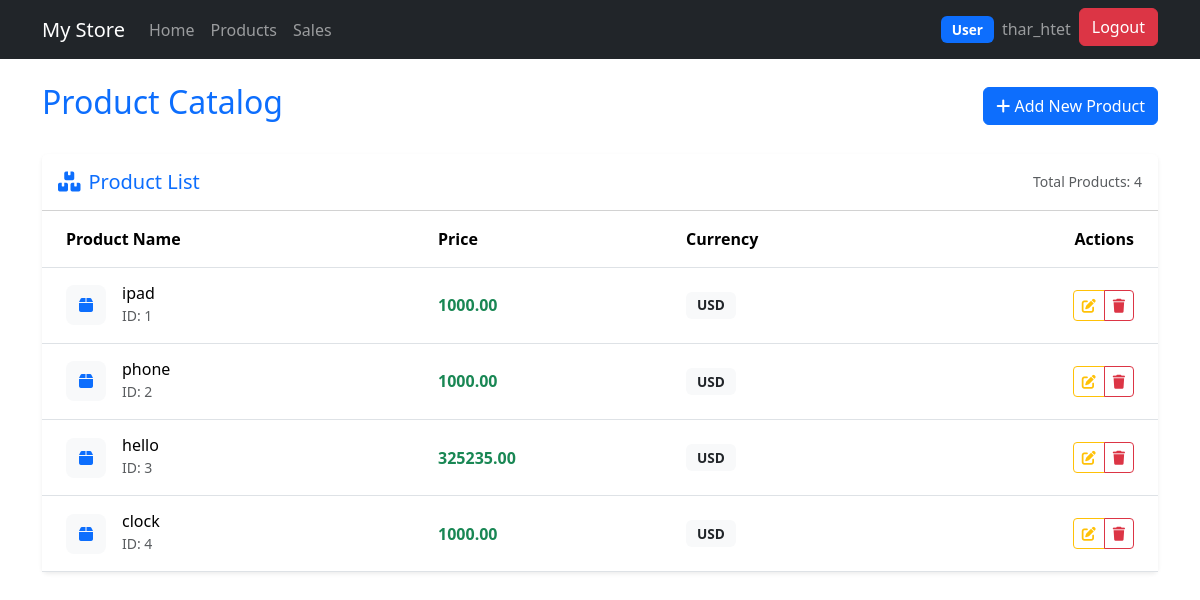
Page /products/ (signed in) on the earlier database version.
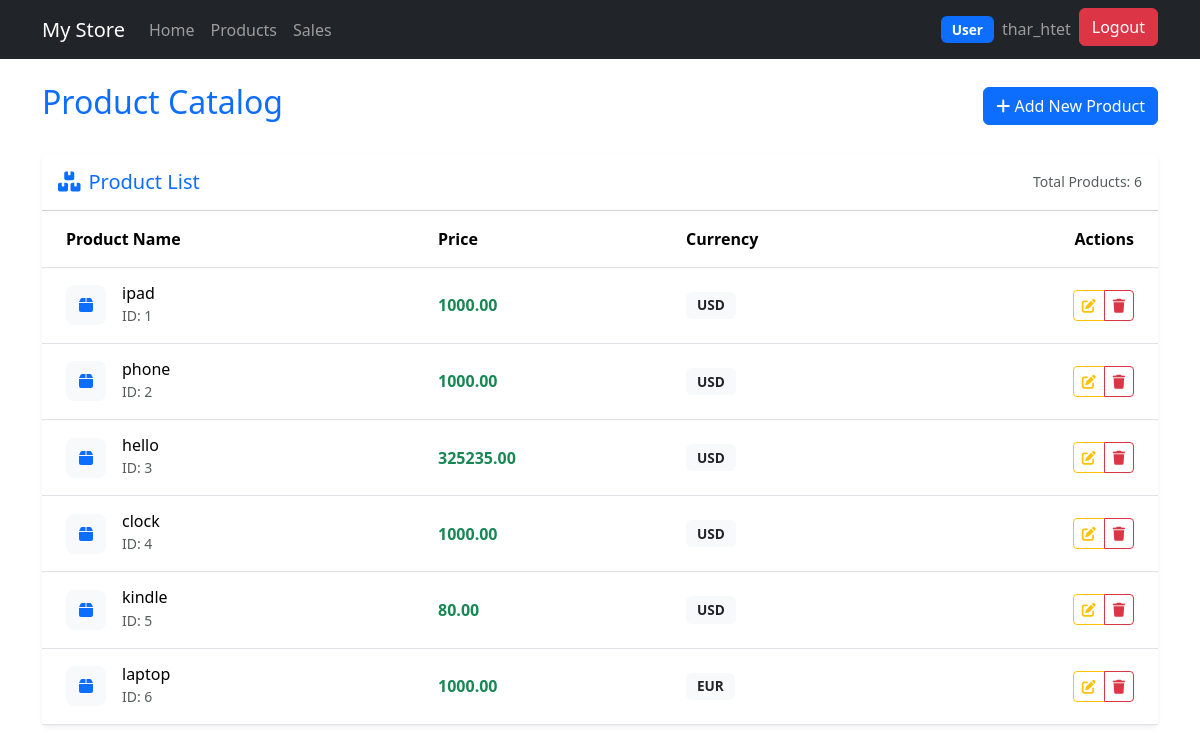
Same page on the later database version.
### core/models.py (models this page shows, shortened)
class Product(models.Model):
    name = models.CharField(max_length=100)
    price = models.DecimalField(max_digits=10, decimal_places=2 , validators=[MinValueValidator(0.01)])
    currency = models.CharField(max_length=3, choices=CURRENCY_CHOICES, default='USD')

### core/views.py (the view)
# urls.py: path('products/', views.product_view, name='products'),
@permission_required('core.view_product', raise_exception=True)
def product_view(request):
    products = Product.objects.all()
    return render(request, 'core/products.html', {'products': products})

### core/templates/core/products.html (shortened to what this page needs)
{% extends 'core/main.html' %}
{% block content %}
<div class="container mt-4">
    <div class="d-flex justify-content-between align-items-center mb-4">
        <h1 class="h2 text-primary">Product Catalog</h1>
        <a href="{% url 'add_product' %}" class="btn btn-primary">
            <i class="fas fa-plus"></i> Add New Product
        </a>
    </div>
    <div class="card shadow-sm border-0">
        <div class="card-header bg-white py-3">
            <div class="d-flex justify-content-between align-items-center">
                <h5 class="card-title mb-0 text-primary">
                    <i class="fas fa-boxes me-2"></i>Product List
                </h5>
                <div class="text-muted small">
                    Total Products: {{ products|length }}
                </div>
            </div>
        </div>
        <div class="card-body p-0">
            <div class="table-responsive">
                <table class="table table-hover align-middle mb-0">
                    <thead class="bg-light">
                        <tr>
                            <th class="ps-4">Product Name</th>
                            <th>Price</th>
                            <th>Currency</th>
                            <th class="text-end pe-4">Actions</th>
                        </tr>
                    </thead>
                    <tbody>
                        {% for product in products %}
                        <tr>
                            <td class="ps-4">
                                <div class="d-flex align-items-center">
                                    <div class="product-icon me-3">
                                        <i class="fas fa-box text-primary"></i>
                                    </div>
                                    <div>
                                        <h6 class="mb-0">{{ product.name }}</h6>
                                        <small class="text-muted">ID: {{ product.id }}</small>
                                    </div>
                                </div>
                            </td>
                            <td>
                                <span class="fw-bold text-success">{{ product.price|floatformat:2 }}</span>
                            </td>
                            <td>
                                <span class="badge bg-light text-dark">{{ product.currency }}</span>
                            </td>
                            <td class="text-end pe-4">
                                <div class="btn-group">
                                    <a href="#" class="btn btn-sm btn-outline-warning" title="Edit">
                                        <i class="fas fa-edit"></i>
                                    </a>
                                    <a href="#" class="btn btn-sm btn-outline-danger" title="Delete"
                                       onclick="return confirm('Are you sure you want to delete this product?')">
                                        <i class="fas fa-trash"></i>
                                    </a>
                                </div>
                            </td>
                        </tr>
                        {% endfor %}
                    </tbody>
                </table>
            </div>
        </div>
    </div>
</div>
{% endblock %}

### core/templates/core/main.html (shortened to what this page needs)
<!doctype html>
<html lang="en">
  <head>
    <link href="https://cdn.jsdelivr.net/npm/bootstrap@5.3.6/dist/css/bootstrap.min.css" rel="stylesheet">
    <link rel="stylesheet" href="https://cdnjs.cloudflare.com/ajax/libs/font-awesome/6.0.0-beta3/css/all.min.css">
  </head>
  <body>
    {% include 'core/navbar.html' %}
    {% block content %}
    {% endblock %}
  </body>
</html>

### core/templates/core/navbar.html (shortened to what this page needs)
<nav class="navbar navbar-expand-lg navbar-dark bg-dark">
  <div class="container">
    <a class="navbar-brand" href="{% url 'home' %}">My Store</a>
    {% if request.user.is_authenticated %}
    <div class="collapse navbar-collapse" id="navbarNav">
      <ul class="navbar-nav">
        <li class="nav-item">
          <a class="nav-link" href="{% url 'home' %}">Home</a>
        </li>
        <li class="nav-item">
          <a class="nav-link" href="{% url 'products' %}">Products</a>
        </li>
        <li class="nav-item">
          <a class="nav-link" href="{% url 'sales' %}">Sales</a>
        </li>
      </ul>
    </div>
    {% endif %}
    <div class="navbar-nav ms-auto">
      {% if request.user.is_authenticated %}
        <li class="nav-item">
          <a class="nav-link" href="">
            <span class="badge bg-primary me-1">{{ request.user.groups.first.name|default:"User" }}</span>
            {{ request.user.username }}
          </a>
        </li>
        <li class="nav-item">
          <a class="btn btn-danger" href="{% url 'logout' %}">Logout</a>
        </li>
      {% else %}
        <li class="nav-item">
          <a class="btn btn-primary" href="{% url 'login' %}">Login</a>
        </li>
      {% endif %}
    </div>
  </div>
</nav>

### core/templates/core/products.html (style rules this page uses)
.product-icon { width: 40px; height: 40px; display: flex; align-items: center; justify-content: center; background-color: #f8f9fa; border-radius: 8px; }
.badge { font-size: 0.85em; padding: 0.5em 0.8em; }
.table > :not(caption) > * > * { padding: 1rem 0.5rem; }
.btn-group .btn { padding: 0.25rem 0.5rem; }

Differences in the rows shown:
added Product: name "kindle", id "5", price "80.00", currency "USD"
added Product: name "laptop", id "6", price "1000.00", currency "EUR"
Other differences:
{{ products|length }}: "4" → "6"
